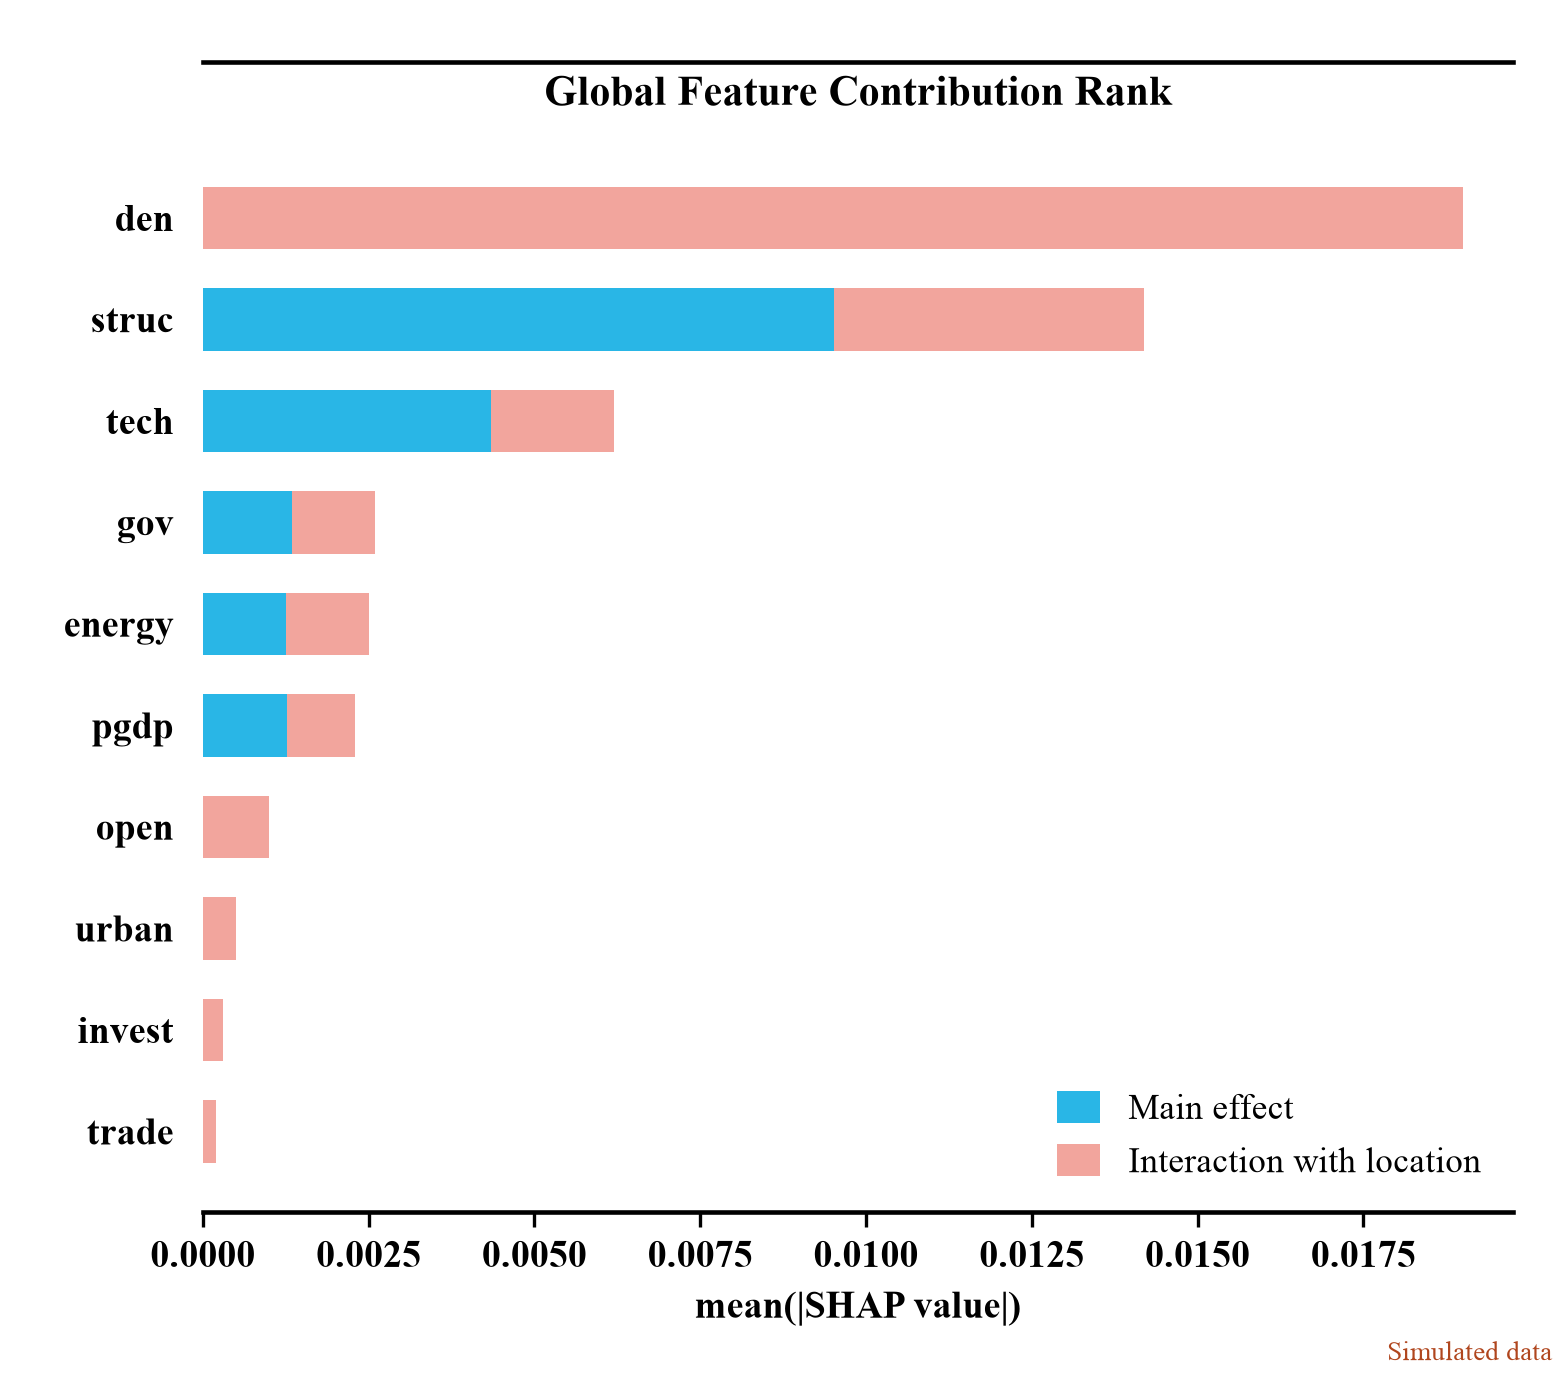

This figure's Python source:
"""Ranked horizontal bars, each split into two contributions, under a ruled title.

Drawn after exemplar 7685755729743810175_0002 (a cropped screen recording; structure and colour idea only).

*** SIMULATED DATA *** generated below with a fixed seed. Replace `names`, `part_a`, `part_b`.
"""
from pathlib import Path

import matplotlib.pyplot as plt
import numpy as np

OUT = Path(__file__).with_suffix(".png")
BLUE, PINK = "#29b6e6", "#f2a59d"
LABELS = ("Main effect", "Interaction with location")

rng = np.random.default_rng(11)
names = ["den", "struc", "tech", "gov", "energy", "pgdp", "open", "urban", "invest", "trade"]
total = np.array([0.0190, 0.0142, 0.0062, 0.0026, 0.0025, 0.0023, 0.0010, 0.0005, 0.0003, 0.0002])
frac_a = np.array([0.0, 0.67, 0.70, 0.52, 0.50, 0.55, 0.0, 0.0, 0.0, 0.0])      # the smallest bars have one part only
part_a, part_b = total * frac_a, total * (1 - frac_a)

plt.rcParams.update({"font.family": "Times New Roman", "font.size": 9, "pdf.fonttype": 42, "axes.linewidth": 1.1})
fig, ax = plt.subplots(figsize=(5.2, 4.6))
fig.subplots_adjust(left=0.13, right=0.97, top=0.9, bottom=0.12)
y = np.arange(len(names))[::-1]
ax.barh(y, part_a, height=0.62, color=BLUE, label=LABELS[0])
ax.barh(y, part_b, left=part_a, height=0.62, color=PINK, label=LABELS[1])
ax.set_yticks(y, names, fontweight="bold")
ax.tick_params(left=False)
ax.set_xlim(0, total.max() * 1.04)
ax.set_xlabel("mean(|SHAP value|)", fontweight="bold")
for s in ("left", "top", "right"):
    ax.spines[s].set_visible(False)
for lab in ax.get_xticklabels():
    lab.set_fontweight("bold")
ax.legend(loc="lower right", frameon=False, fontsize=8.5, handlelength=1.2, handleheight=1.0)

# title sits under a full-width rule, as in the exemplar
fig.lines.append(plt.Line2D([0.13, 0.97], [0.955, 0.955], transform=fig.transFigure, color="black", lw=1.1))
fig.text(0.55, 0.945, "Global Feature Contribution Rank", ha="center", va="top", fontweight="bold", fontsize=10)

fig.text(0.995, 0.008, "Simulated data", ha="right", va="bottom", fontsize=6.5, color="#b0461e")
fig.savefig(OUT, dpi=300)
print(OUT)
